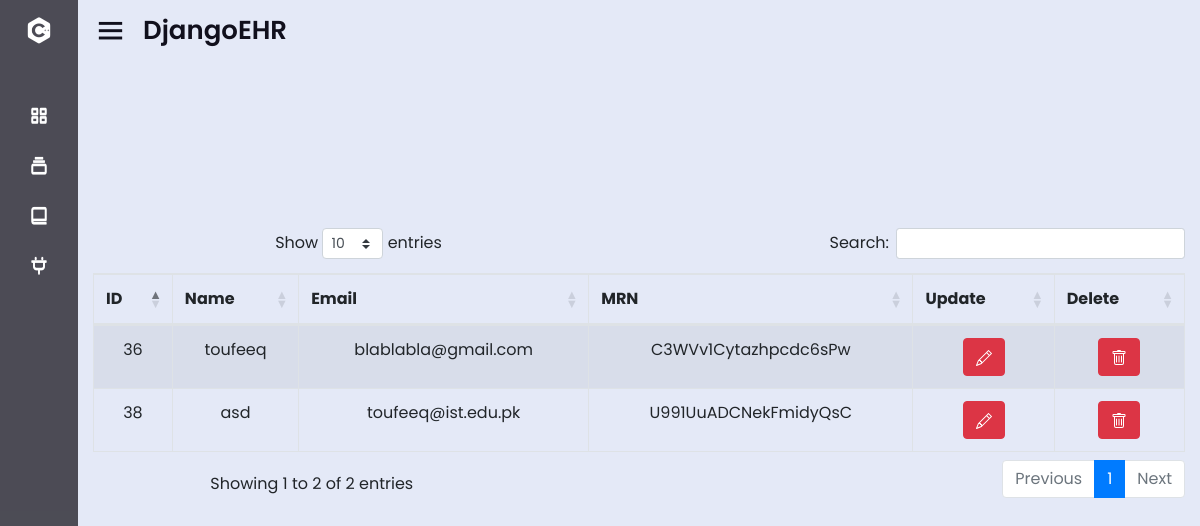
/patientlist/, run on the app's committed database.
### patient/models.py (models this page shows, shortened)
class Patient(models.Model):
    id = models.AutoField(primary_key=True)
    name = models.CharField(max_length=25, blank=True, null=True)
    date_of_birth = models.DateField(blank=True, null=True)
    address = models.TextField()
    medical_history = models.TextField(blank=True)
    email = models.EmailField(blank=True, null=True)
    MRN = models.CharField(max_length=20, unique=True, null=True)

### patient/views.py (the view)
# urls.py: path("patientlist/", views.patientlist, name="patientlist"),
def patientlist(request):
    if request.method == "POST":
        form = PatientForm(request.POST)
        name = request.POST.get("name")
        email = request.POST.get("email")
        if form.is_valid():
            form.save()
    else:
        form = PatientForm()
        information = Patient.objects.all()
        return render(request, "patient/patientlist.html",{"information":information, "form":form})

### patient/forms.py
class PatientForm(forms.ModelForm):
    email = forms.EmailField()
    name = forms.CharField()
    class Meta:
        model = Patient
        fields = [ "name", 'email']

### patient/templates/patient/patientlist.html (shortened to what this page needs)
{% extends "patient/base.html" %}
{% block content %}
{% load crispy_forms_tags %}
{% load static %}
<link href="{% static 'css/jquery.toast.css' %}" rel="stylesheet">
<link href="https://cdnjs.cloudflare.com/ajax/libs/twitter-bootstrap/4.5.2/css/bootstrap.css" rel="stylesheet"/>
<link href="https://cdn.datatables.net/1.13.6/css/dataTables.bootstrap4.min.css" rel="stylesheet"/>
<br><br><br><br><br>
<br><br>
<div class="container" style="text-align:center">
    <table id="example" class="table table-striped table-bordered" style="width:100%">
        <thead>
            <tr style="text-align:center">
                <th>ID</th>
                <th>Name</th>
                <th>Email</th>
                <th>MRN</th>
                <th>Update</th>
                <th>Delete</th>
            </tr>
        </thead>
        <tbody>
            {% for x in information %}
            <tr>
                <td>{{ x.id }}</td>
                <td>{{ x.name }}</td>
                <td>{{ x.email }}</td>
                <td>{{ x.MRN }}</td>
                <td>
                    <a href="javascript:void(0)" class="btn btn-danger edit-button preview" ></a>
                </td>
                <td>
                    <a href="delete/{{ x.id }}" class="btn btn-danger" id="deleteBtn{{ x.id }}"></a>
                </td>
            </tr>
            {% endfor %}
        </tbody>
    </table>
</div>
{% endblock %}

### data on the page
Patient: id "36", name "toufeeq", email "blablabla@gmail.com", MRN "C3WVv1Cytazhpcdc6sPw"
Patient: id "38", name "asd", email "toufeeq@ist.edu.pk", MRN "U991UuADCNekFmidyQsC"
